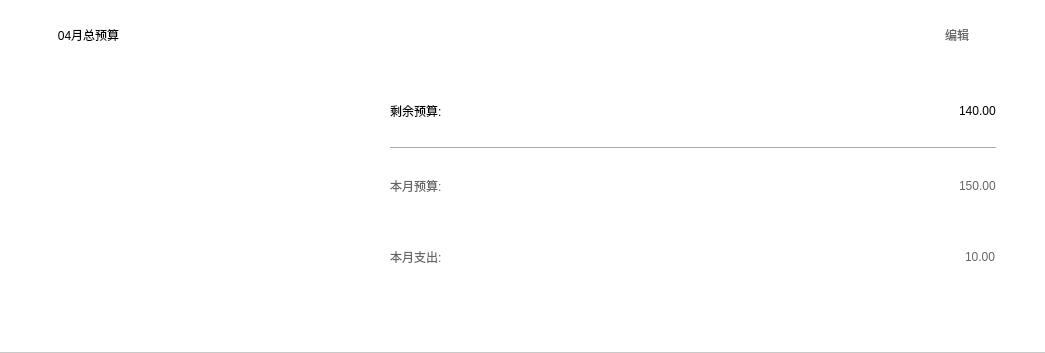
<?xml version="1.0" encoding="UTF-8"?>
<ui version="4.0">
 <class>BudgetSubItem</class>
 <widget class="QWidget" name="BudgetSubItem">
  <property name="geometry">
   <rect>
    <x>0</x>
    <y>0</y>
    <width>1045</width>
    <height>353</height>
   </rect>
  </property>
  <property name="windowTitle">
   <string>Form</string>
  </property>
  <property name="styleSheet">
   <string notr="true">background-color: rgb(255, 255, 255);</string>
  </property>
  <layout class="QGridLayout" name="gridLayout_2">
   <property name="leftMargin">
    <number>0</number>
   </property>
   <property name="topMargin">
    <number>0</number>
   </property>
   <property name="rightMargin">
    <number>0</number>
   </property>
   <property name="bottomMargin">
    <number>0</number>
   </property>
   <property name="spacing">
    <number>0</number>
   </property>
   <item row="0" column="0">
    <widget class="QWidget" name="backgroundwidget" native="true">
     <property name="styleSheet">
      <string notr="true">#backgroundwidget
{
    background-color: rgb(255, 255, 255);
    border-bottom:1px ;
    border-color: rgba(140,140,140,120);
    border-style: solid;
}

</string>
     </property>
     <layout class="QGridLayout" name="gridLayout">
      <property name="leftMargin">
       <number>40</number>
      </property>
      <property name="topMargin">
       <number>25</number>
      </property>
      <property name="rightMargin">
       <number>40</number>
      </property>
      <property name="bottomMargin">
       <number>10</number>
      </property>
      <property name="verticalSpacing">
       <number>0</number>
      </property>
      <item row="0" column="0">
       <layout class="QHBoxLayout" name="horizontalLayout" stretch="1,8,1">
        <item>
         <widget class="QLabel" name="MainTitle">
          <property name="layoutDirection">
           <enum>Qt::LeftToRight</enum>
          </property>
          <property name="styleSheet">
           <string notr="true">color: rgb(0, 0, 0);
font: 20pt &quot;微软雅黑&quot;;</string>
          </property>
          <property name="text">
           <string>04月总预算</string>
          </property>
          <property name="alignment">
           <set>Qt::AlignCenter</set>
          </property>
         </widget>
        </item>
        <item>
         <spacer name="horizontalSpacer">
          <property name="orientation">
           <enum>Qt::Horizontal</enum>
          </property>
          <property name="sizeHint" stdset="0">
           <size>
            <width>568</width>
            <height>20</height>
           </size>
          </property>
         </spacer>
        </item>
        <item>
         <widget class="QPushButton" name="EditButton">
          <property name="styleSheet">
           <string notr="true">color: rgb(102, 102, 102);
font: 19pt &quot;微软雅黑&quot;;
border:none;</string>
          </property>
          <property name="text">
           <string>编辑</string>
          </property>
         </widget>
        </item>
       </layout>
      </item>
      <item row="1" column="0">
       <layout class="QHBoxLayout" name="horizontalLayout_5">
        <item>
         <widget class="CircularDiagram" name="circulardiagram" native="true">
          <property name="minimumSize">
           <size>
            <width>260</width>
            <height>260</height>
           </size>
          </property>
         </widget>
        </item>
        <item>
         <widget class="QWidget" name="widget_2" native="true">
          <layout class="QVBoxLayout" name="verticalLayout">
           <property name="spacing">
            <number>0</number>
           </property>
           <property name="leftMargin">
            <number>90</number>
           </property>
           <property name="topMargin">
            <number>30</number>
           </property>
           <property name="bottomMargin">
            <number>50</number>
           </property>
           <item>
            <layout class="QHBoxLayout" name="horizontalLayout_2">
             <item>
              <widget class="QLabel" name="labeltext_RemainBudget">
               <property name="styleSheet">
                <string notr="true">color: rgb(0, 0, 0);
font: 18pt &quot;微软雅黑&quot;;</string>
               </property>
               <property name="text">
                <string>剩余预算:</string>
               </property>
              </widget>
             </item>
             <item>
              <spacer name="horizontalSpacer_2">
               <property name="orientation">
                <enum>Qt::Horizontal</enum>
               </property>
               <property name="sizeHint" stdset="0">
                <size>
                 <width>568</width>
                 <height>20</height>
                </size>
               </property>
              </spacer>
             </item>
             <item>
              <widget class="QLabel" name="labelnum_RemainBudget">
               <property name="styleSheet">
                <string notr="true">color: rgb(0, 0, 0);
font: 18pt &quot;微软雅黑&quot;;</string>
               </property>
               <property name="text">
                <string>140.00</string>
               </property>
              </widget>
             </item>
            </layout>
           </item>
           <item>
            <widget class="Line" name="line">
             <property name="orientation">
              <enum>Qt::Horizontal</enum>
             </property>
            </widget>
           </item>
           <item>
            <layout class="QHBoxLayout" name="horizontalLayout_3">
             <item>
              <widget class="QLabel" name="labeltext_CurrentBudget">
               <property name="styleSheet">
                <string notr="true">color: rgb(102, 102, 102);
font: 15pt &quot;微软雅黑&quot;;</string>
               </property>
               <property name="text">
                <string>本月预算:</string>
               </property>
              </widget>
             </item>
             <item>
              <spacer name="horizontalSpacer_3">
               <property name="orientation">
                <enum>Qt::Horizontal</enum>
               </property>
               <property name="sizeHint" stdset="0">
                <size>
                 <width>568</width>
                 <height>20</height>
                </size>
               </property>
              </spacer>
             </item>
             <item>
              <widget class="QLabel" name="labelnum_CurrentBudget">
               <property name="styleSheet">
                <string notr="true">color: rgb(102, 102, 102);
font: 15pt &quot;微软雅黑&quot;;</string>
               </property>
               <property name="text">
                <string>150.00</string>
               </property>
              </widget>
             </item>
            </layout>
           </item>
           <item>
            <layout class="QHBoxLayout" name="horizontalLayout_4">
             <item>
              <widget class="QLabel" name="labeltext_CurrentExpand">
               <property name="styleSheet">
                <string notr="true">color: rgb(102, 102, 102);
font: 15pt &quot;微软雅黑&quot;;</string>
               </property>
               <property name="text">
                <string>本月支出:</string>
               </property>
              </widget>
             </item>
             <item>
              <spacer name="horizontalSpacer_4">
               <property name="orientation">
                <enum>Qt::Horizontal</enum>
               </property>
               <property name="sizeHint" stdset="0">
                <size>
                 <width>558</width>
                 <height>20</height>
                </size>
               </property>
              </spacer>
             </item>
             <item>
              <widget class="QLabel" name="labelnum_CurrentExpand">
               <property name="styleSheet">
                <string notr="true">color: rgb(102, 102, 102);
font: 15pt &quot;微软雅黑&quot;;</string>
               </property>
               <property name="text">
                <string>10.00</string>
               </property>
              </widget>
             </item>
            </layout>
           </item>
          </layout>
         </widget>
        </item>
       </layout>
      </item>
     </layout>
    </widget>
   </item>
  </layout>
 </widget>
 <customwidgets>
  <customwidget>
   <class>CircularDiagram</class>
   <extends>QWidget</extends>
   <header location="global">BaseClass/circulardiagram.h</header>
   <container>1</container>
  </customwidget>
 </customwidgets>
 <resources/>
 <connections/>
</ui>
